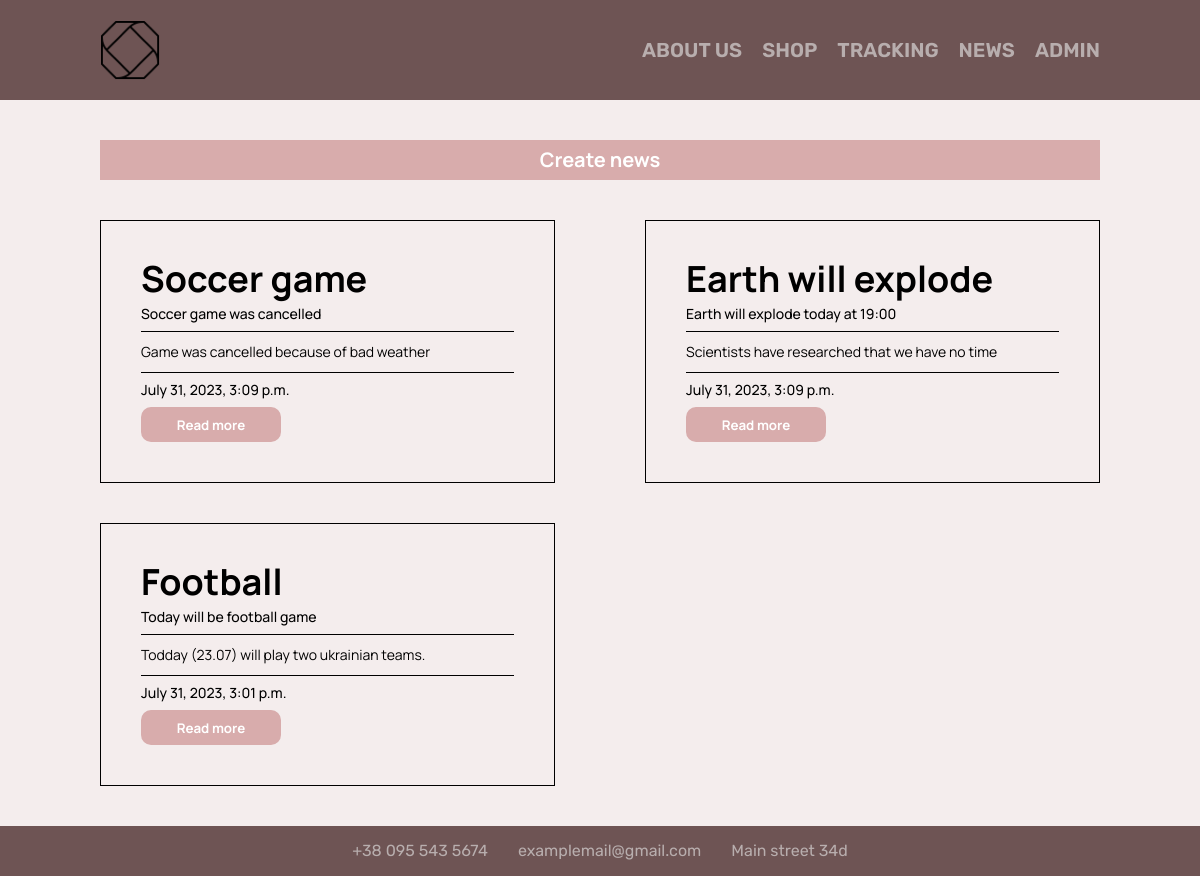
Before: /news/ with the older database file.
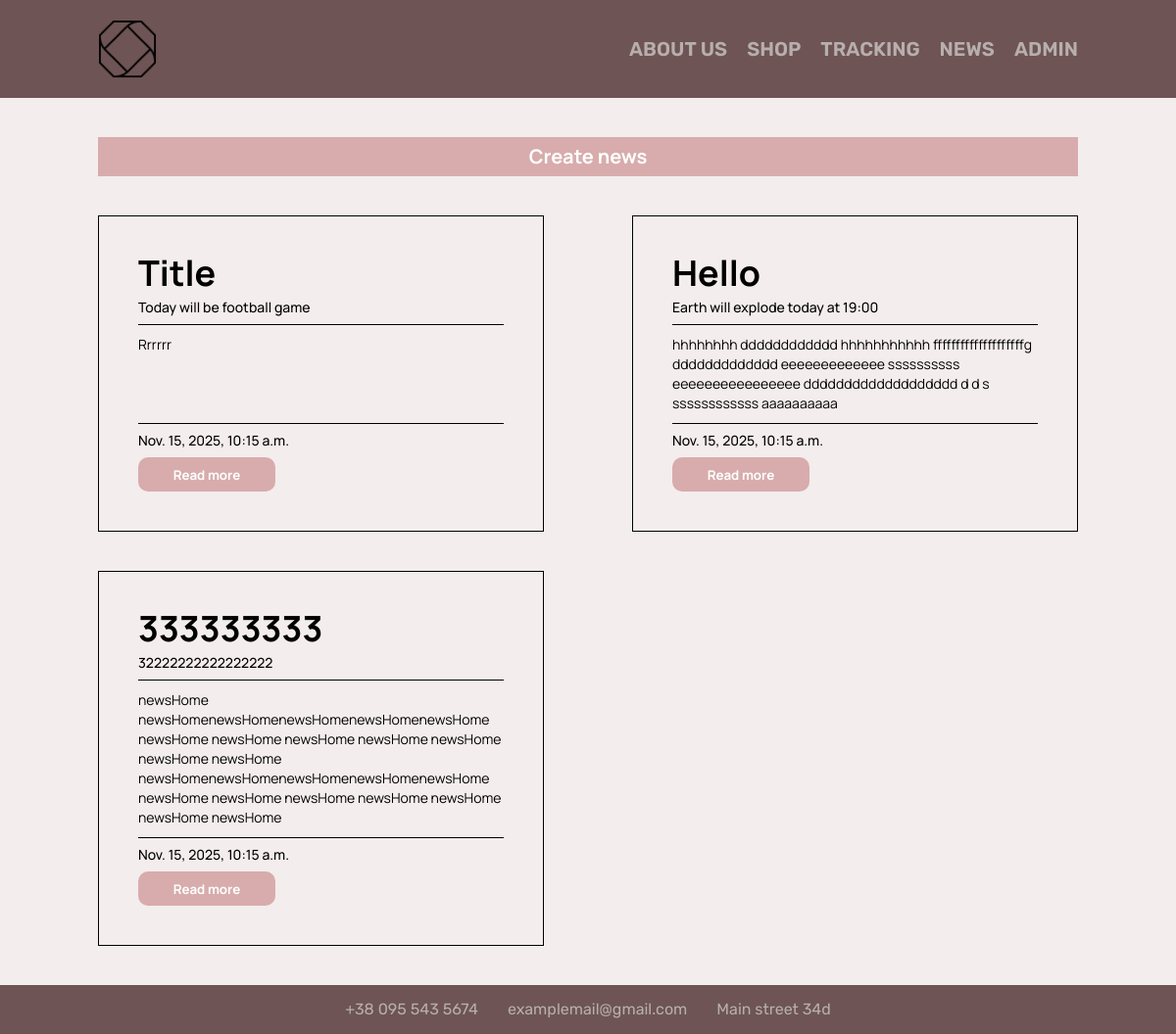
After: the same page with the newer database file.
### news/models.py (models this page shows, shortened)
class Articles(models.Model):
   title = models.CharField('Name', max_length=50, default="")
   announcement = models.CharField('Announcement', max_length=250, default="")
   fullText = models.TextField('Article', max_length=500, default="")
   date = models.DateTimeField('Date', max_length=20, default="")
   class Meta:
      verbose_name = 'Article'
      verbose_name_plural = "Articles"

### news/views.py (the view)
# urls.py: path('', views.newsHome, name="newsHome"),
def newsHome(request):
   news = Articles.objects.order_by('-date')
   return render(request, 'news/newsHome.html', {'news': news})

### news/templates/news/newsHome.html (shortened to what this page needs)
{% extends 'main/layout.html' %} {% block title %} website news {% endblock %}
{% load static %} {% block body %}
<div class="container">
  <a href="{%url 'newsCreate'%}"> <div class="create">Create news</div></a>
  {%if news%}
  <div class="news">
    {%for el in news%}
    <div class="news__body">
      <div class="news__title">{{el.title}}</div>
      <div class="news__announcement">{{el.announcement}}</div>
      <div class="news__text">{{el.fullText}}</div>
      <div class="news__date">{{el.date}}</div>
      <a href="{% url 'newsDetail' el.id%}">
        <button class="news__button button">Read more</button></a
      >
    </div>
    {%endfor%}
  </div>
  {%endif%}
</div>
{% endblock %}

Changed rows visible on the page:
removed Articles: title "Soccer game", announcement "Soccer game was cancelled", fullText "Game was cancelled because of bad weather", date "July 31, 2023, 3:09 p.m."
removed Articles: title "Earth will explode", announcement "Earth will explode today at 19:00", fullText "Scientists have researched that we have no time", date "July 31, 2023, 3:09 p.m."
removed Articles: title "Football", announcement "Today will be football game", fullText "Todday (23.07) will play two ukrainian teams.", date "July 31, 2023, 3:01 p.m."
added Articles: title "Title", announcement "Today will be football game", fullText "Rrrrrr", date "Nov. 15, 2025, 10:15 a.m."
added Articles: title "Hello", announcement "Earth will explode today at 19:00", fullText "hhhhhhhh dddddddddddd hhhhhhhhhhh ffffffffffffffffffffg ddddddddddddd eeeeeeeeeeeee ssssssssss eeeeeeeeeeeeeeee ddddddddddddddddddd d d s ssssssssssss aaaaaaaaaa", date "Nov. 15, 2025, 10:15 a.m."
added Articles: title "333333333", announcement "32222222222222222", fullText "newsHome newsHomenewsHomenewsHomenewsHomenewsHome newsHome newsHome newsHome newsHome newsHome newsHome newsHome newsHomenewsHomenewsHomenewsHomenewsHome newsHome newsHome newsHome newsHome newsHome newsHome newsHome…", date "Nov. 15, 2025, 10:15 a.m."
